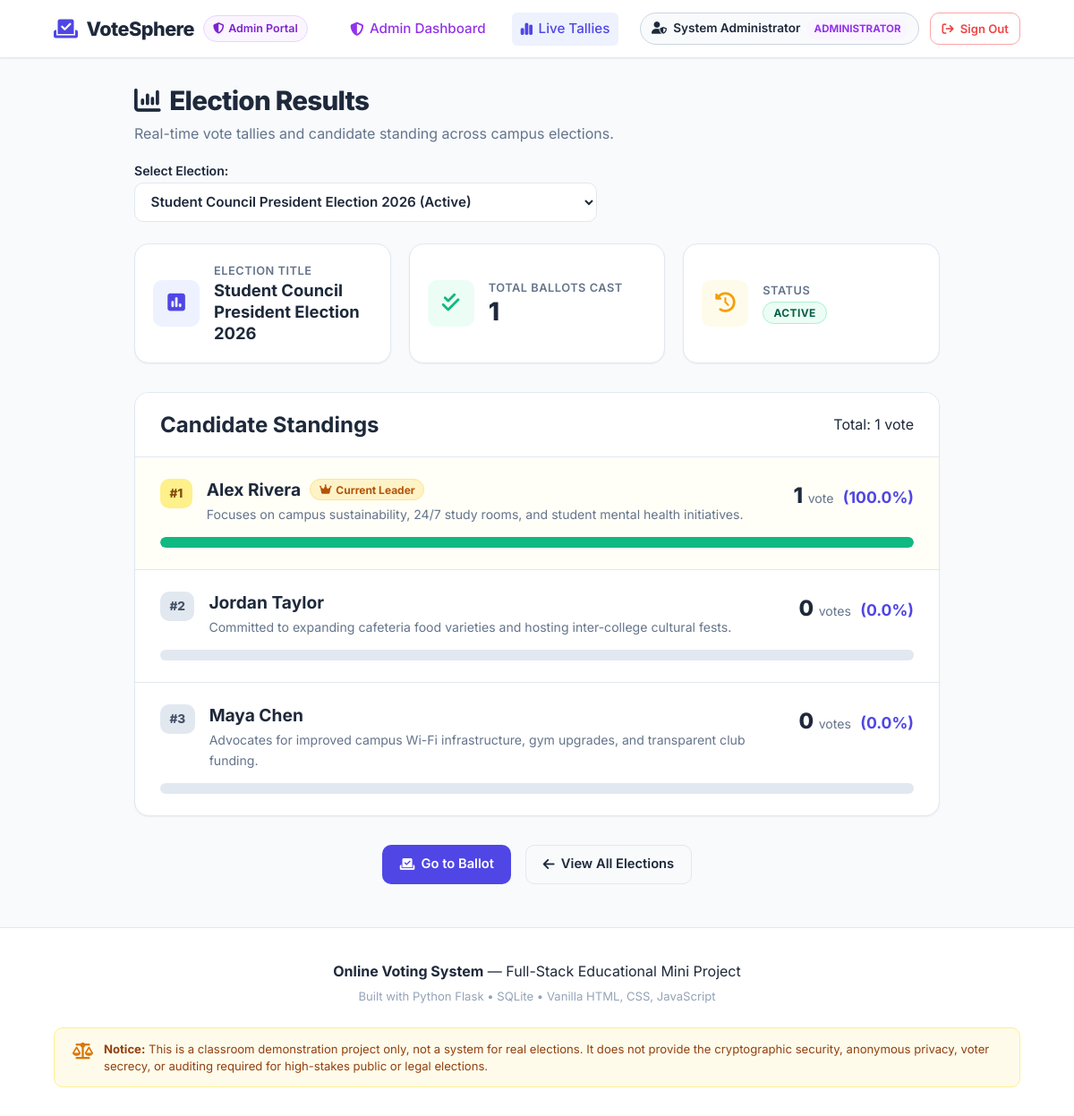
Page /results/1 (signed in) on the committed database.
### tables this page shows
CREATE TABLE polls (
    id INTEGER PRIMARY KEY AUTOINCREMENT,
    title TEXT NOT NULL,
    start_time TEXT NOT NULL,
    end_time TEXT NOT NULL,
    status TEXT NOT NULL DEFAULT 'active' CHECK(status IN ('active', 'closed'))
);

CREATE TABLE candidates (
    id INTEGER PRIMARY KEY AUTOINCREMENT,
    name TEXT NOT NULL,
    description TEXT,
    poll_id INTEGER NOT NULL,
    FOREIGN KEY (poll_id) REFERENCES polls (id) ON DELETE CASCADE
);

### app.py (the view)
@app.route("/results")
@app.route("/results/<int:poll_id>")
def view_results(poll_id=None):
    polls = g.db.execute("SELECT * FROM polls ORDER BY id DESC").fetchall()
    if not polls:
        flash("No polls have been created yet.", "info")
        return render_template("results.html", polls=[], selected_poll=None, results=[])
    if poll_id is None:
        selected_poll = next((p for p in polls if p["status"] == "active"), polls[0])
        poll_id = selected_poll["id"]
    else:
        selected_poll = g.db.execute("SELECT * FROM polls WHERE id = ?", (poll_id,)).fetchone()
        if not selected_poll:
            flash("Poll not found.", "warning")
            return redirect(url_for("view_results"))
    total_votes_row = g.db.execute(
        "SELECT COUNT(*) AS total FROM votes WHERE poll_id = ?", (poll_id,)
    ).fetchone()
    total_votes = total_votes_row["total"] if total_votes_row else 0
    query = """

        SELECT

            c.id,

            c.name,

            c.description,

            COUNT(v.id) AS vote_count

        FROM candidates c

        LEFT JOIN votes v ON c.id = v.candidate_id AND v.poll_id = c.poll_id

        WHERE c.poll_id = ?

        GROUP BY c.id

        ORDER BY vote_count DESC, c.name ASC

    """
    candidate_rows = g.db.execute(query, (poll_id,)).fetchall()
    results = []
    max_votes = 0
    if candidate_rows:
        max_votes = candidate_rows[0]["vote_count"]
    for row in candidate_rows:
        count = row["vote_count"]
        percentage = round((count / total_votes * 100), 1) if total_votes > 0 else 0
        is_leader = (count == max_votes and count > 0)
        results.append({
            "id": row["id"],
            "name": row["name"],
            "description": row["description"],
            "vote_count": count,
            "percentage": percentage,
            "is_leader": is_leader
        })
    return render_template(
        "results.html",
        polls=polls,
        selected_poll=selected_poll,
        results=results,
        total_votes=total_votes
    )

### app.py (called while the page is built)
@app.before_request
def before_request():
    g.db = get_db()

@app.teardown_appcontext
def close_db_connection(exception=None):
    db = g.pop('db', None)
    if db is not None:
        db.close()

### database.py (called while the page is built)
def get_db():
    conn = sqlite3.connect(DB_PATH)
    conn.row_factory = sqlite3.Row
    conn.execute("PRAGMA foreign_keys = ON")
    return conn

### templates/results.html (shortened to what this page needs)
{% extends "base.html" %}
{% block content %}
<div class="results-page">
    <div class="page-header results-header">
        <div>
            <h1 class="page-title"><i class="fa-solid fa-chart-column"></i> Election Results</h1>
            <p class="page-subtitle">Real-time vote tallies and candidate standing across campus elections.</p>
        </div>
        {% if polls %}
            <div class="poll-selector-wrapper">
                <label for="pollSelect" class="form-label mb-1">Select Election:</label>
                <select id="pollSelect" class="form-control poll-select" onchange="window.location.href='/results/' + this.value">
                    {% for poll in polls %}
                        <option value="{{ poll.id }}" {% if selected_poll and selected_poll.id == poll.id %}selected{% endif %}>
                            {{ poll.title }} ({{ poll.status|capitalize }})
                        </option>
                    {% endfor %}
                </select>
            </div>
        {% endif %}
    </div>
    {% if not selected_poll %}
        <div class="empty-state-card">
            <i class="fa-solid fa-chart-pie empty-icon"></i>
            <h3>No Results to Display</h3>
            <p>No active or completed polls were found in the database.</p>
        </div>
    {% else %}
        <div class="stats-grid">
            <div class="stat-card">
                <div class="stat-icon icon-blue">
                    <i class="fa-solid fa-square-poll-vertical"></i>
                </div>
                <div class="stat-details">
                    <span class="stat-label">Election Title</span>
                    <h3 class="stat-value-text">{{ selected_poll.title }}</h3>
                </div>
            </div>
            <div class="stat-card">
                <div class="stat-icon icon-green">
                    <i class="fa-solid fa-check-double"></i>
                </div>
                <div class="stat-details">
                    <span class="stat-label">Total Ballots Cast</span>
                    <h3 class="stat-value">{{ total_votes }}</h3>
                </div>
            </div>
            <div class="stat-card">
                <div class="stat-icon icon-amber">
                    <i class="fa-solid fa-clock-rotate-left"></i>
                </div>
                <div class="stat-details">
                    <span class="stat-label">Status</span>
                    <h3 class="stat-value-text">
                        <span class="status-badge status-{{ selected_poll.status }}">
                            {{ selected_poll.status|upper }}
                        </span>
                    </h3>
                </div>
            </div>
        </div>
        <div class="results-card">
            <div class="results-card-header">
                <h2>Candidate Standings</h2>
                <span class="text-muted">Total: {{ total_votes }} vote{% if total_votes != 1 %}s{% endif %}</span>
            </div>
            {% if not results %}
                <div class="p-4 text-center text-muted">
                    <p>No candidates are listed for this election.</p>
                </div>
            {% else %}
                <div class="results-list">
                    {% for cand in results %}
                        <div class="result-item {% if cand.is_leader %}leader-item{% endif %}">
                            <div class="result-item-header">
                                <div class="candidate-headline">
                                    <span class="rank-badge">#{{ loop.index }}</span>
                                    <div>
                                        <h3 class="result-candidate-name">
                                            {{ cand.name }}
                                            {% if cand.is_leader and cand.vote_count > 0 %}
                                                <span class="leader-badge">
                                                    <i class="fa-solid fa-crown"></i>
                                                    {% if selected_poll.status == 'closed' %}Winner{% else %}Current Leader{% endif %}
                                                </span>
                                            {% endif %}
                                        </h3>
                                        <p class="result-candidate-desc">{{ cand.description or "No description provided." }}</p>
                                    </div>
                                </div>
                                <div class="tally-score">
                                    <span class="vote-count-number">{{ cand.vote_count }}</span>
                                    <span class="vote-count-label">vote{% if cand.vote_count != 1 %}s{% endif %}</span>
                                    <span class="vote-percentage">({{ cand.percentage }}%)</span>
                                </div>
                            </div>
                            <div class="progress-bar-container">
                                <div
                                    class="progress-bar-fill {% if cand.is_leader and cand.vote_count > 0 %}fill-leader{% endif %}"
                                    style="width: {{ cand.percentage }}%;"
                                    aria-valuenow="{{ cand.percentage }}"
                                    aria-valuemin="0"
                                    aria-valuemax="100"
                                ></div>
                            </div>
                        </div>
                    {% endfor %}
                </div>
            {% endif %}
        </div>
        <div class="results-footer-bar">
            {% if session.get('user_id') and selected_poll.status == 'active' %}
                <a href="{{ url_for('cast_vote', poll_id=selected_poll.id) }}" class="btn btn-primary">
                    <i class="fa-solid fa-check-to-slot"></i> Go to Ballot
                </a>
            {% endif %}
            <a href="{{ url_for('vote_index') }}" class="btn btn-outline">
                <i class="fa-solid fa-arrow-left"></i> View All Elections
            </a>
        </div>
    {% endif %}
</div>
{% endblock %}

### rows in the picture
polls: title "Student Council President Election 2026", status "ACTIVE"
candidates: name "Alex Rivera", shows "Current Leader", description "Focuses on campus sustainability, 24/7 study rooms, and student mental health initiatives.", vote_count "1", percentage "100.0"
candidates: name "Jordan Taylor", description "Committed to expanding cafeteria food varieties and hosting inter-college cultural fests.", vote_count "0", percentage "0.0"
candidates: name "Maya Chen", description "Advocates for improved campus Wi-Fi infrastructure, gym upgrades, and transparent club funding.", vote_count "0", percentage "0.0"

### other values in the picture
{{ session.get('name') }} "System Administrator"
{{ total_votes }} "1"
form field value "Student Council President Election 2026 (Active)"
